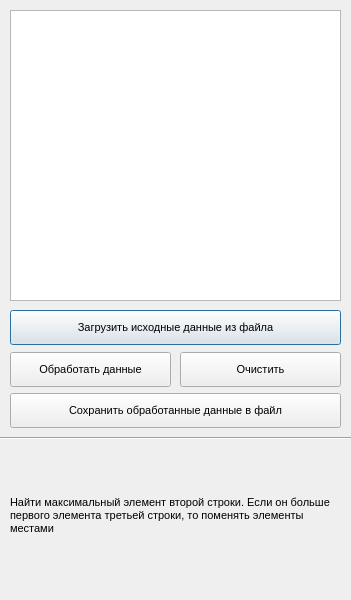
<?xml version="1.0" encoding="UTF-8"?>
<ui version="4.0">
 <class>Dialog</class>
 <widget class="QDialog" name="Dialog">
  <property name="geometry">
   <rect>
    <x>0</x>
    <y>0</y>
    <width>351</width>
    <height>600</height>
   </rect>
  </property>
  <property name="minimumSize">
   <size>
    <width>351</width>
    <height>514</height>
   </size>
  </property>
  <property name="maximumSize">
   <size>
    <width>351</width>
    <height>600</height>
   </size>
  </property>
  <property name="windowTitle">
   <string>Dialog</string>
  </property>
  <widget class="QPlainTextEdit" name="plainTextEdit">
   <property name="geometry">
    <rect>
     <x>10</x>
     <y>10</y>
     <width>331</width>
     <height>291</height>
    </rect>
   </property>
   <property name="font">
    <font>
     <family>Segoe UI</family>
     <pointsize>10</pointsize>
    </font>
   </property>
  </widget>
  <widget class="QPushButton" name="btn_upload_data">
   <property name="geometry">
    <rect>
     <x>10</x>
     <y>310</y>
     <width>331</width>
     <height>35</height>
    </rect>
   </property>
   <property name="font">
    <font>
     <family>Segoe UI</family>
     <pointsize>8</pointsize>
    </font>
   </property>
   <property name="text">
    <string>Загрузить исходные данные из файла</string>
   </property>
  </widget>
  <widget class="QPushButton" name="btn_process_data">
   <property name="geometry">
    <rect>
     <x>10</x>
     <y>352</y>
     <width>161</width>
     <height>35</height>
    </rect>
   </property>
   <property name="font">
    <font>
     <family>Segoe UI</family>
     <pointsize>8</pointsize>
    </font>
   </property>
   <property name="text">
    <string>Обработать данные</string>
   </property>
  </widget>
  <widget class="QPushButton" name="btn_clear">
   <property name="geometry">
    <rect>
     <x>180</x>
     <y>352</y>
     <width>161</width>
     <height>35</height>
    </rect>
   </property>
   <property name="font">
    <font>
     <family>Segoe UI</family>
     <pointsize>8</pointsize>
    </font>
   </property>
   <property name="text">
    <string>Очистить</string>
   </property>
  </widget>
  <widget class="QPushButton" name="btn_save_data">
   <property name="geometry">
    <rect>
     <x>10</x>
     <y>393</y>
     <width>331</width>
     <height>35</height>
    </rect>
   </property>
   <property name="font">
    <font>
     <family>Segoe UI</family>
     <pointsize>8</pointsize>
    </font>
   </property>
   <property name="text">
    <string>Сохранить обработанные данные в файл</string>
   </property>
  </widget>
  <widget class="QLabel" name="label_task_1">
   <property name="geometry">
    <rect>
     <x>10</x>
     <y>450</y>
     <width>331</width>
     <height>131</height>
    </rect>
   </property>
   <property name="font">
    <font>
     <family>Segoe UI</family>
     <pointsize>8</pointsize>
    </font>
   </property>
   <property name="text">
    <string>Найти максимальный элемент второй строки. Если он больше первого элемента третьей строки, то поменять элементы местами</string>
   </property>
   <property name="wordWrap">
    <bool>true</bool>
   </property>
  </widget>
  <widget class="Line" name="line">
   <property name="geometry">
    <rect>
     <x>0</x>
     <y>430</y>
     <width>351</width>
     <height>16</height>
    </rect>
   </property>
   <property name="orientation">
    <enum>Qt::Horizontal</enum>
   </property>
  </widget>
 </widget>
 <resources/>
 <connections/>
</ui>
